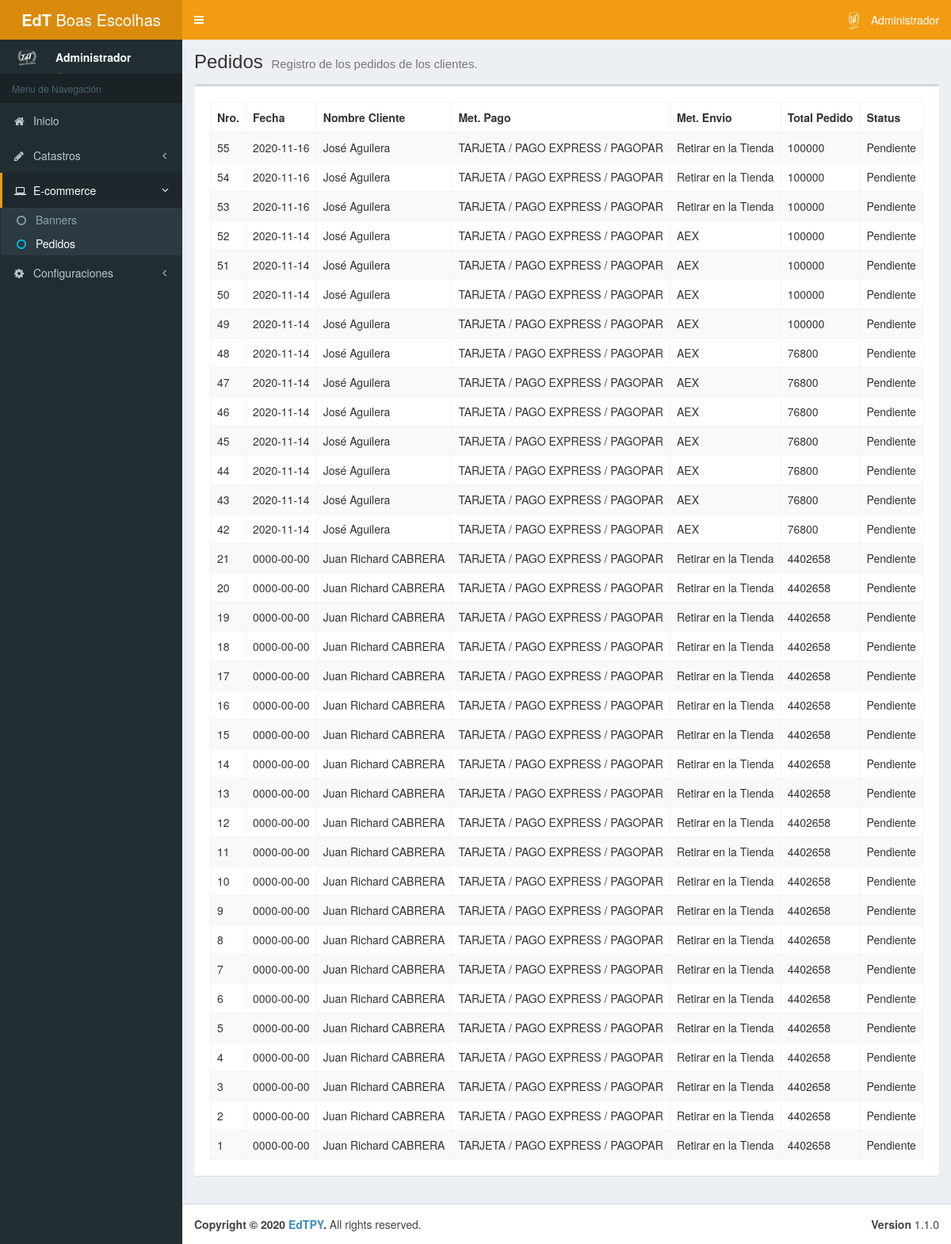
Before: /admin/pedido.php (signed in) with the older database file.
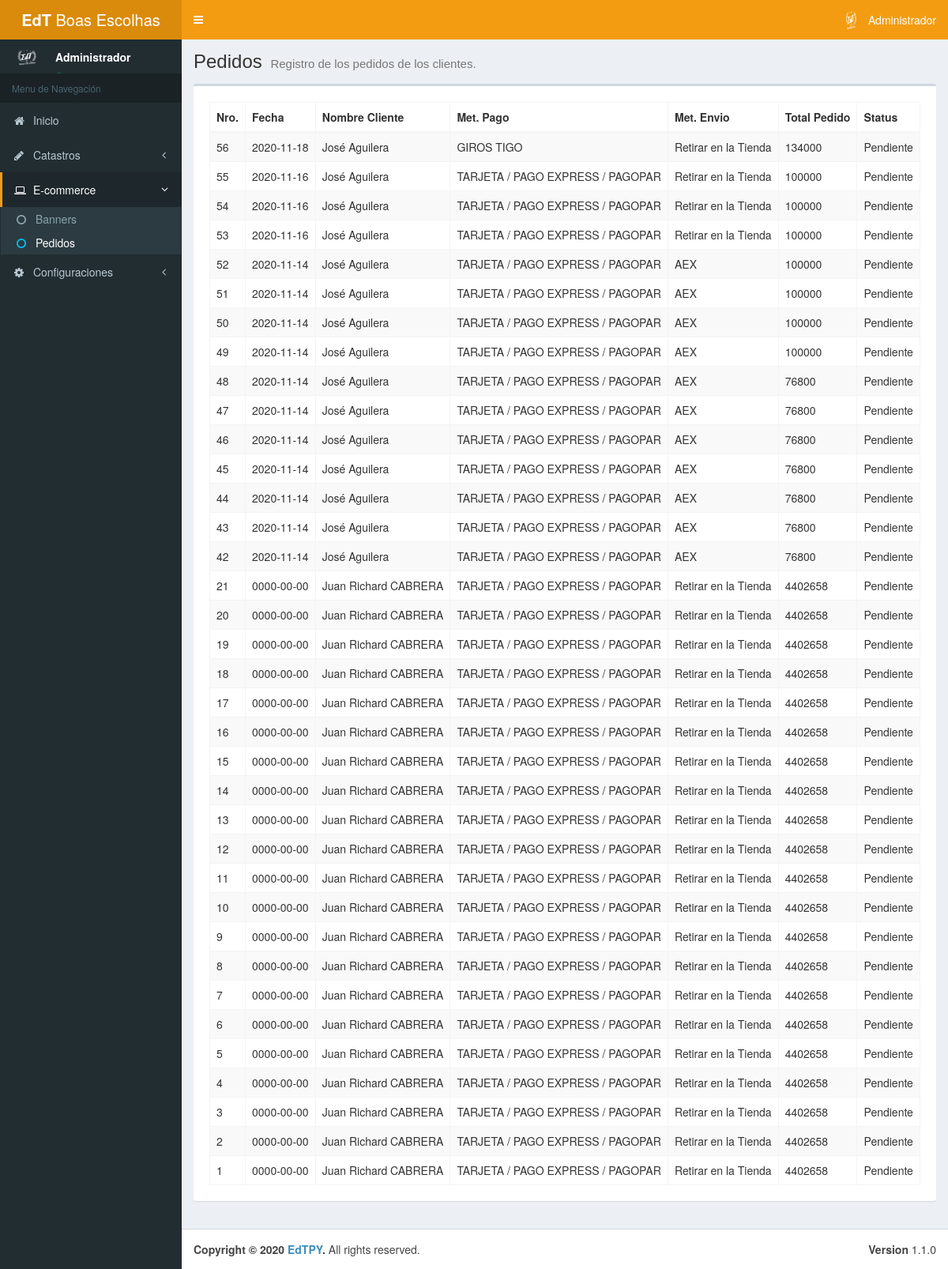
After: the same page with the newer database file.
### tables this page shows
CREATE TABLE IF NOT EXISTS `tb_pedido` (
  `id` int(11) NOT NULL AUTO_INCREMENT,
  `fecha` datetime NOT NULL DEFAULT CURRENT_TIMESTAMP,
  `id_cliente` int(11) NOT NULL,
  `id_met_pago` int(11) NOT NULL,
  `id_met_envio` int(11) NOT NULL,
  `id_cli_direccion` int(11) NOT NULL DEFAULT '1',
  `total` double NOT NULL,
  `id_factura` int(11) DEFAULT NULL,
  `observacion` varchar(255) DEFAULT NULL,
  `total_envio` double DEFAULT NULL,
  `status` int(11) NOT NULL DEFAULT '0',
  PRIMARY KEY (`id`)
);

CREATE TABLE IF NOT EXISTS `tb_cliente` (
  `id` int(11) NOT NULL AUTO_INCREMENT,
  `nombre` varchar(80) NOT NULL,
  `apellido` varchar(80) DEFAULT NULL,
  `ruc` varchar(20) DEFAULT NULL COMMENT 'RUC, RG, CI',
  `documento` varchar(50) DEFAULT NULL,
  `razon_social` varchar(80) DEFAULT NULL,
  `mayorista` tinyint(1) NOT NULL,
  `telefono` varchar(20) DEFAULT NULL,
  `email` varchar(80) DEFAULT NULL,
  PRIMARY KEY (`id`)
);

CREATE TABLE IF NOT EXISTS `tb_met_pago` (
  `id` int(11) NOT NULL AUTO_INCREMENT,
  `descripcion` varchar(80) NOT NULL,
  `default` int(11) DEFAULT NULL,
  `instrucciones` mediumtext,
  PRIMARY KEY (`id`)
);

CREATE TABLE IF NOT EXISTS `tb_met_envio` (
  `id` int(11) NOT NULL AUTO_INCREMENT,
  `descripcion` varchar(80) NOT NULL,
  `costo` double DEFAULT '0',
  `default` int(11) DEFAULT '0',
  PRIMARY KEY (`id`)
);

CREATE TABLE IF NOT EXISTS `tb_ped_status` (
  `id` int(11) NOT NULL AUTO_INCREMENT,
  `descripcion` varchar(80) NOT NULL,
  PRIMARY KEY (`id`)
);

### admin/mods/server/pedido.php (called while the page is built, shortened)
<?php
	function getAllPedidos () {
		$connection = conn();
		$sql = "SELECT tb_pedido.*, tb_cliente.nombre, tb_cliente.apellido, tb_met_pago.descripcion AS MET_PAGO, tb_met_envio.descripcion AS MET_ENVIO, tb_ped_status.descripcion AS STATUS_PED FROM tb_pedido
                LEFT JOIN tb_cliente ON tb_pedido.id_cliente = tb_cliente.id
                LEFT JOIN tb_met_pago ON tb_pedido.id_met_pago = tb_met_pago.id
                LEFT JOIN tb_met_envio ON tb_pedido.id_met_envio = tb_met_envio.id
				LEFT JOIN tb_ped_status ON tb_pedido.status = tb_ped_status.id
                ORDER BY id DESC";
		$query = $connection->prepare($sql);
		$query->execute();
		if ($query->rowCount() > 0) {
			$result= $query->fetchAll();
		} else {
			$result = null;
		}
		return $result;
	}
?>

### admin/mods/objs/pedido.php (called while the page is built)
<?php
	include_once "mods/server/pedido.php";
	$pedidos = getAllPedidos();
?>

### admin/pedido.php (the view, shortened to what this page needs)
<!DOCTYPE html>
<html>
<head>
	<?php include 'includes/head.php'; ?>
</head>
<body class="hold-transition skin-yellow sidebar-mini">
	<div class="wrapper">
		<?php include 'includes/header.php'; ?>
		<?php include 'includes/aside.php'; ?>
		<?php include_once "mods/objs/pedido.php";?>
		<div class="content-wrapper">
			<section class="content-header">
				<h1>
					Pedidos
					<small>Registro de los pedidos de los clientes.</small>
				</h1>
			</section>
			<section class="content">
				<div class="box">
					<div class="box-body">
						<div class="box-body table-responsive">
							<table class="table table-striped table-bordered display nowra" id="tabladatos">
							<thead>
								<tr>
									<th>Nro.</th>
									<th>Fecha</th>
									<th>Nombre Cliente</th>
									<th>Met. Pago</th>
									<th>Met. Envio</th>
									<th>Total Pedido</th>
									<th>Status</th>
								</tr>
							</thead>
							<tbody>
                                <?php
									if ($pedidos != null) {
										foreach ($pedidos as $row) {
                                ?>
                                <tr onclick="window.location.href = 'pedido_detalle.php?pedido=<?php echo $row['id'];?>';">
                                    <td><?php echo $row['id'];?></td>
                                    <td><?php echo substr($row['fecha'], 0, 10);?></td>
									<td><?php echo $row['nombre']." ".$row['apellido'];?></td>
									<td><?php echo $row['MET_PAGO'];?></td>
                                    <td><?php echo $row['MET_ENVIO'];?></td>
                                    <td><?php echo $row['total'];?></td>
                                    <td><?php echo $row['STATUS_PED'];?></td>
								</tr>
								<?php }}?>
							</tbody>
							</table>
						</div>
					</div>
				</div>
			</section>
		</div>
		<?php include "includes/footer.php"; ?>
	</div>
</body>
</html>

Changed rows visible on the page:
added tb_pedido: id "56", fecha "2020-11-18", id_cliente.nombre "José", id_cliente.apellido "Aguilera", id_met_pago.descripcion "GIROS TIGO", id_met_envio.descripcion "Retirar en la Tienda", total "134000", tb_ped_status.descripcion "Pendiente"
